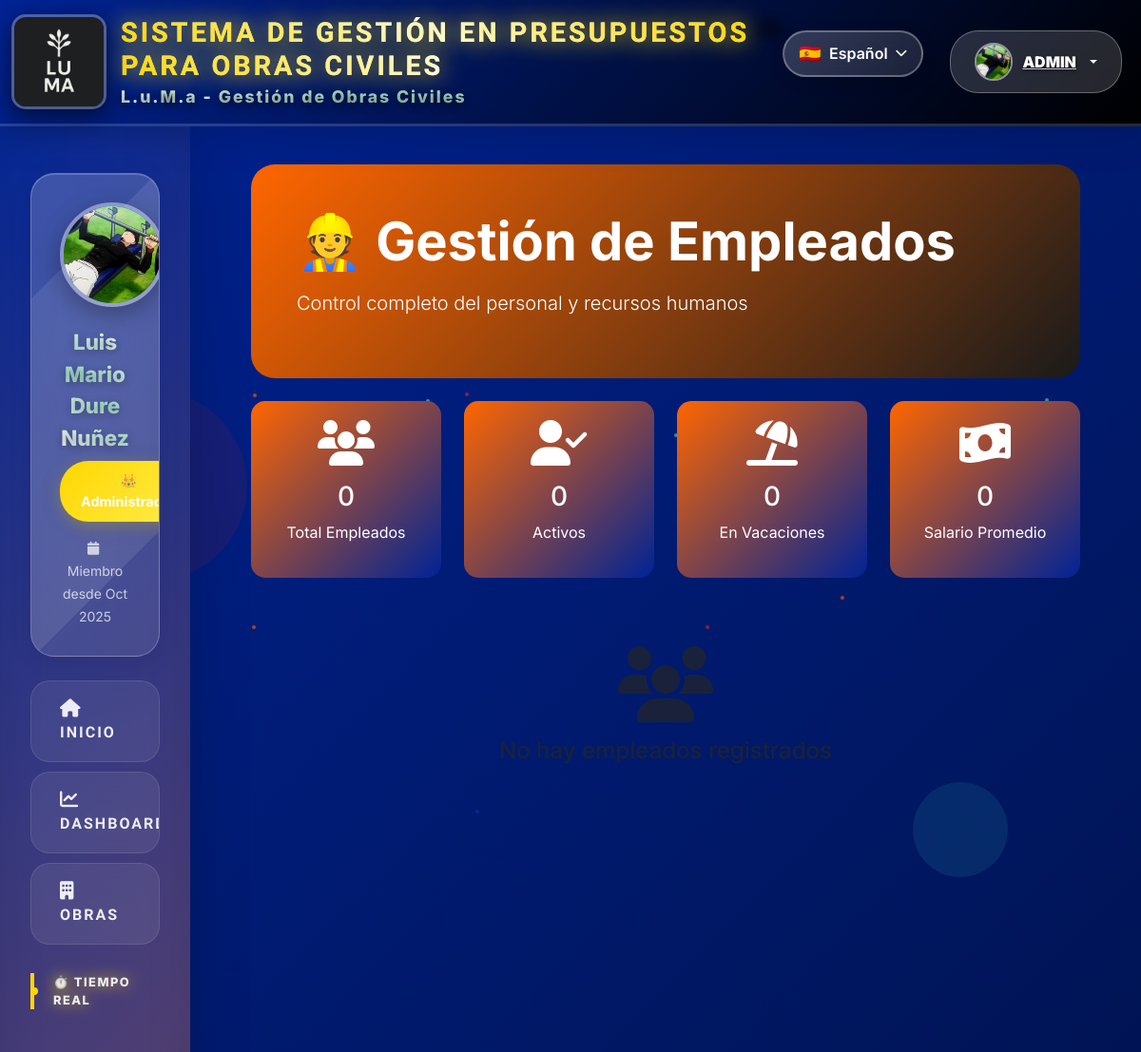
Page /empleados/ (signed in, upper part) on the earlier database version.
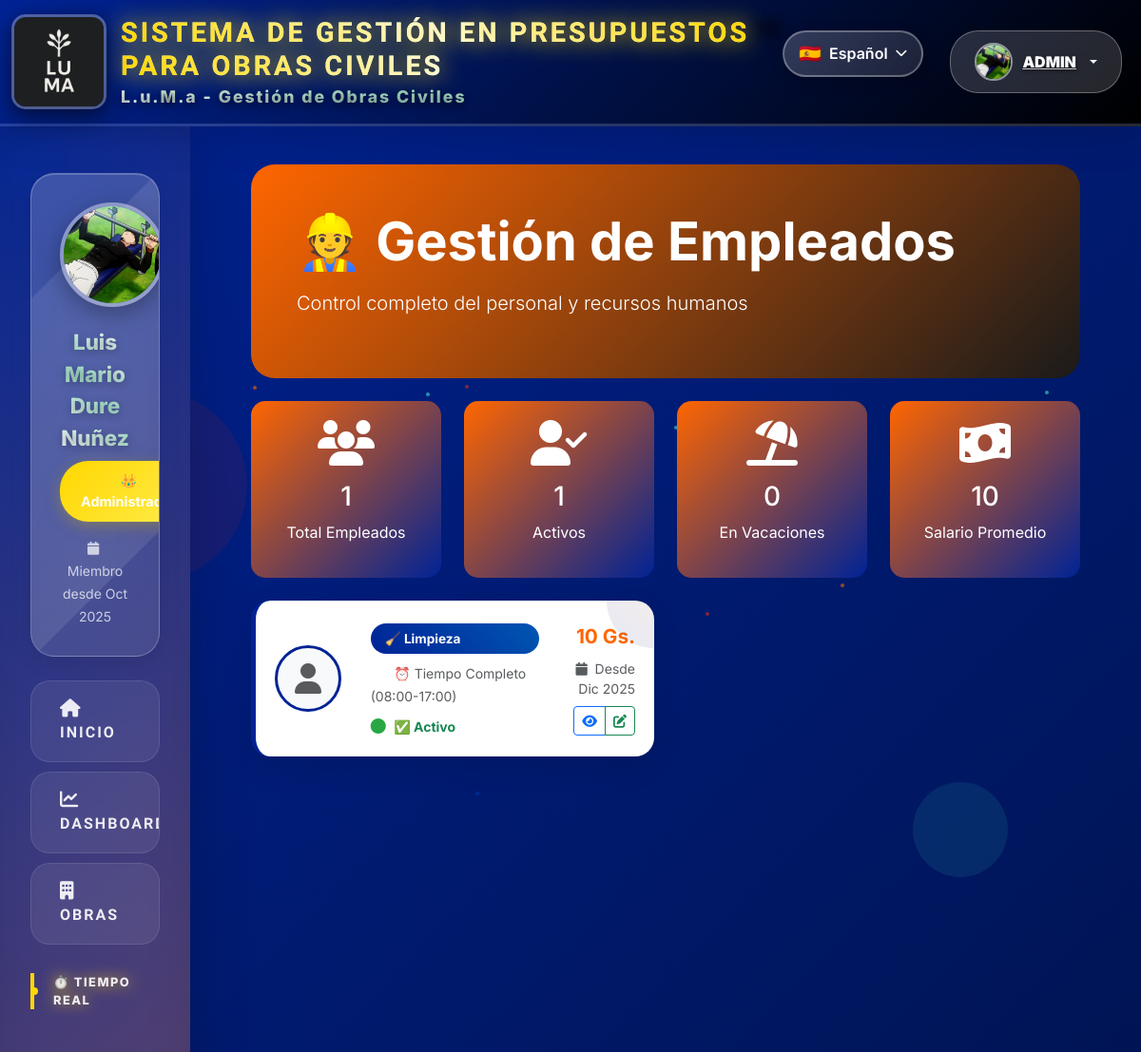
Same page on the later database version.
### gestion/models.py (models this page shows, shortened)
class Empleado(models.Model):
    CARGOS = [
        ('gerente_general', '👔 Gerente General'),
        ('gerente_obras', '🏗️ Gerente de Obras'),
        ('ingeniero_civil', '⚙️ Ingeniero Civil'),
        ('arquitecto', '🏛️ Arquitecto'),
        ('maestro_obras', '👷 Maestro de Obras'),
        ('capataz', '🔨 Capataz'),
        ('albañil', '🧱 Albañil'),
        ('electricista', '⚡ Electricista'),
        ('plomero', '🚰 Plomero'),
        ('pintor', '🎨 Pintor'),
        ('carpintero', '🪚 Carpintero'),
        ('soldador', '🔥 Soldador'),
        ('operador_maquinaria', '🚜 Operador de Maquinaria'),
        ('ayudante', '🤝 Ayudante'),
        ('administrativo', '📋 Administrativo'),
        ('contador', '💰 Contador'),
        ('vendedor', '💼 Vendedor'),
        ('seguridad', '🛡️ Seguridad'),
        ('limpieza', '🧹 Limpieza'),
    ]
    ESTADOS_EMPLEADO = [
        ('activo', '✅ Activo'),
        ('vacaciones', '🏖️ En Vacaciones'),
        ('licencia_medica', '🏥 Licencia Médica'),
        ('licencia_personal', '👤 Licencia Personal'),
        ('suspendido', '⚠️ Suspendido'),
        ('despedido', '❌ Despedido'),
        ('renunciado', '👋 Renunciado'),
    ]
    TURNOS = [
        ('mañana', '🌅 Mañana (06:00-14:00)'),
        ('tarde', '🌇 Tarde (14:00-22:00)'),
        ('noche', '🌙 Noche (22:00-06:00)'),
        ('completo', '⏰ Tiempo Completo (08:00-17:00)'),
        ('medio_tiempo', '⏳ Medio Tiempo'),
        ('por_horas', '🕐 Por Horas'),
    ]
    usuario = models.OneToOneField(UsuarioPersonalizado, on_delete=models.CASCADE, related_name='perfil_empleado')
    codigo_empleado = models.CharField(max_length=20, unique=True)
    cargo = models.CharField(max_length=30, choices=CARGOS)
    estado = models.CharField(max_length=20, choices=ESTADOS_EMPLEADO, default='activo')
    cedula_identidad = models.CharField(max_length=20, unique=True)
    fecha_nacimiento = models.DateField()
    lugar_nacimiento = models.CharField(max_length=100)
    estado_civil = models.CharField(max_length=20, choices=[
        ('soltero', 'Soltero/a'),
        ('casado', 'Casado/a'),
        ('divorciado', 'Divorciado/a'),
        ('viudo', 'Viudo/a'),
        ('union_libre', 'Unión Libre'),
    ], default='soltero')
    telefono_principal = models.CharField(max_length=20)
    telefono_emergencia = models.CharField(max_length=20)
    contacto_emergencia = models.CharField(max_length=200, help_text="Nombre del contacto de emergencia")
    departamento = models.CharField(max_length=30, choices=Contratista.DEPARTAMENTOS_PARAGUAY)
    ciudad = models.CharField(max_length=100)
    direccion_completa = models.TextField()
    fecha_ingreso = models.DateField()
    fecha_salida = models.DateField(blank=True, null=True)
    turno = models.CharField(max_length=20, choices=TURNOS, default='completo')
    salario_base = models.DecimalField(max_digits=10, decimal_places=2, help_text="Salario base en Guaraníes")
    bonificaciones = models.DecimalField(max_digits=10, decimal_places=2, default=0, help_text="Bonificaciones en Guaraníes")
    nivel_educacion = models.CharField(max_length=100, blank=True, null=True)
    certificaciones = models.TextField(blank=True, null=True, help_text="Certificaciones y cursos")
    años_experiencia = models.IntegerField(default=0)
    calificacion_desempeño = models.DecimalField(max_digits=3, decimal_places=2, default=0, validators=[MinValueValidator(Decimal('0'))])
    observaciones = models.TextField(blank=True, null=True)
    foto_empleado = models.ImageField(upload_to='empleados/fotos/', blank=True, null=True)
    cv_empleado = models.FileField(upload_to='empleados/documentos/', blank=True, null=True)
    certificado_antecedentes = models.FileField(upload_to='empleados/documentos/', blank=True, null=True)
    fecha_registro = models.DateTimeField(auto_now_add=True)
    fecha_actualizacion = models.DateTimeField(auto_now=True)
    activo = models.BooleanField(default=True)
    class Meta:
        verbose_name = 'Empleado'
        verbose_name_plural = 'Empleados'
        ordering = ['-fecha_ingreso']
        indexes = [
            models.Index(fields=['cargo', 'estado']),
            models.Index(fields=['fecha_ingreso']),
        ]

### gestion/views_super_avanzadas.py (the view, shortened to what this page needs)
# urls.py: path('empleados/', views_super_avanzadas.lista_empleados, name='lista_empleados'),
@login_required
@user_passes_test(es_administrador)
def lista_empleados(request):
    empleados = Empleado.objects.all().order_by('-fecha_ingreso')
    cargo_filter = request.GET.get('cargo')
    estado_filter = request.GET.get('estado')
    departamento_filter = request.GET.get('departamento')
    turno_filter = request.GET.get('turno')
    query = request.GET.get('q')
    if cargo_filter:
        empleados = empleados.filter(cargo=cargo_filter)
    if estado_filter:
        empleados = empleados.filter(estado=estado_filter)
    if departamento_filter:
        empleados = empleados.filter(departamento=departamento_filter)
    if turno_filter:
        empleados = empleados.filter(turno=turno_filter)
    stats = {
        'total_empleados': empleados.count(),
        'activos': empleados.filter(estado='activo').count(),
        'en_vacaciones': empleados.filter(estado='vacaciones').count(),
        'salario_promedio': empleados.aggregate(avg=Avg('salario_base'))['avg'] or 0,
        'cargos': Empleado.objects.values('cargo').annotate(count=Count('id')).order_by('-count')[:5]
    }
    context = {
        'empleados': empleados,
        'stats': stats,
        'cargos': Empleado.CARGOS,
        'estados': Empleado.ESTADOS_EMPLEADO,
        'departamentos': Contratista.DEPARTAMENTOS_PARAGUAY,
        'turnos': Empleado.TURNOS,
        'cargo_filter': cargo_filter or '',
        'estado_filter': estado_filter or '',
        'departamento_filter': departamento_filter or '',
        'turno_filter': turno_filter or '',
        'query': query or '',
    }
    return render(request, 'gestion/empleados/lista.html', context)

### gestion/models.py (called while the page is built)
    def get_rol_display(self):
        return dict(self.ROLES).get(self.rol, self.rol)

    def es_administrador(self):
        return self.rol == 'admin' or self.is_superuser

    def get_avatar_url(self):
        if self.avatar:
            return self.avatar.url
        return '/static/images/avatar-default.png'

### gestion/views.py (called while the page is built)
def es_administrador(user):
    return user.is_authenticated and user.es_administrador()

### templates/gestion/empleados/lista.html (shortened to what the changed rows need)
{% extends 'base.html' %}
{% load static %}
{% block content %}
<div class="container-fluid">
    <div class="row mb-4">
        <div class="col-12">
            <div class="empleados-hero">
                <h1 class="display-4 fw-bold mb-3">👷 Gestión de Empleados</h1>
                <p class="lead">Control completo del personal y recursos humanos</p>
            </div>
        </div>
    </div>
    <div class="row mb-4">
        <div class="col-xl-3 col-md-6">
            <div class="stats-empleados">
                <i class="fas fa-users fa-3x mb-3"></i>
                <h3>{{ stats.total_empleados|default:0 }}</h3>
                <p>Total Empleados</p>
            </div>
        </div>
        <div class="col-xl-3 col-md-6">
            <div class="stats-empleados">
                <i class="fas fa-user-check fa-3x mb-3"></i>
                <h3>{{ stats.activos|default:0 }}</h3>
                <p>Activos</p>
            </div>
        </div>
        <div class="col-xl-3 col-md-6">
            <div class="stats-empleados">
                <i class="fas fa-money-bill-wave fa-3x mb-3"></i>
                <h3>{{ stats.salario_promedio|floatformat:0|default:0 }}</h3>
                <p>Salario Promedio</p>
            </div>
        </div>
    </div>
    <div class="row">
        {% for empleado in empleados %}
        <div class="col-xl-6 col-lg-12 mb-4">
            <div class="empleado-card">
                <div class="row align-items-center">
                    <div class="col-md-3 text-center">
                        {% if empleado.foto_perfil %}
                        <img src="{{ empleado.foto_perfil.url }}" alt="{{ empleado.usuario.get_full_name }}" class="empleado-avatar">
                        {% else %}
                        <div class="empleado-avatar bg-light d-flex align-items-center justify-content-center">
                            <i class="fas fa-user fa-2x text-muted"></i>
                        </div>
                        {% endif %}
                    </div>
                    <div class="col-md-6">
                        <div class="cargo-badge mb-2">{{ empleado.get_cargo_display }}</div>
                        <div class="mb-2">
                            <span class="turno-indicator turno-{{ empleado.turno }}"></span>
                            <small class="text-muted">{{ empleado.get_turno_display }}</small>
                        </div>
                        <div>
                            <i class="fas fa-circle estado-activo me-1"></i>
                            <small class="text-success fw-bold">{{ empleado.get_estado_display }}</small>
                        </div>
                    </div>
                    <div class="col-md-3 text-end">
                        <div class="salario-display mb-2">
                            {{ empleado.salario_base|floatformat:0 }} Gs.
                        </div>
                        <small class="text-muted d-block">
                            <i class="fas fa-calendar me-1"></i>
                            Desde {{ empleado.fecha_ingreso|date:"M Y" }}
                        </small>
                        <div class="btn-group mt-2">
                            <a href="{% url 'detalle_empleado' empleado.id %}" class="btn btn-sm btn-outline-primary">
                                <i class="fas fa-eye"></i>
                            </a>
                            <button class="btn btn-sm btn-outline-success">
                                <i class="fas fa-edit"></i>
                            </button>
                        </div>
                    </div>
                </div>
            </div>
        </div>
        {% empty %}
        <div class="col-12 text-center py-5">
            <i class="fas fa-users fa-5x text-muted mb-3"></i>
            <h4 class="text-muted">No hay empleados registrados</h4>
        </div>
        {% endfor %}
    </div>
</div>
{% endblock %}

Differences in the rows shown:
added Empleado: cargo "🧹 Limpieza", turno "⏰ Tiempo Completo (08:00-17:00)", estado "✅ Activo", salario_base "10", fecha_ingreso "Dic 2025"
Other differences:
{{ stats.total_empleados|default:0 }}: "0" → "1"
{{ stats.activos|default:0 }}: "0" → "1"
{{ stats.salario_promedio|floatformat:0|default:0 }}: "0" → "10"
